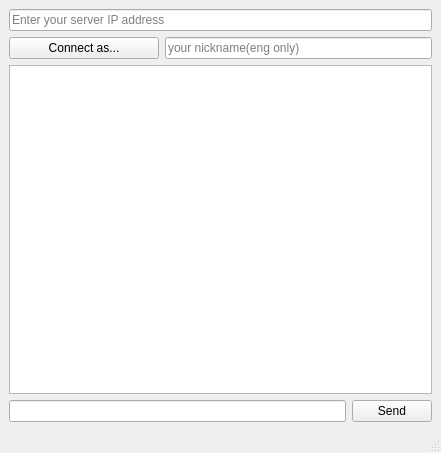
<?xml version="1.0" encoding="UTF-8"?>
<ui version="4.0">
 <class>MainWindow</class>
 <widget class="QMainWindow" name="MainWindow">
  <property name="geometry">
   <rect>
    <x>0</x>
    <y>0</y>
    <width>441</width>
    <height>453</height>
   </rect>
  </property>
  <property name="windowTitle">
   <string>MainWindow</string>
  </property>
  <widget class="QWidget" name="centralwidget">
   <layout class="QGridLayout" name="gridLayout">
    <item row="0" column="0">
     <layout class="QVBoxLayout" name="verticalLayout_2">
      <item>
       <widget class="QLineEdit" name="hostAddress">
        <property name="text">
         <string/>
        </property>
        <property name="placeholderText">
         <string>Enter your server IP address</string>
        </property>
        <property name="clearButtonEnabled">
         <bool>true</bool>
        </property>
       </widget>
      </item>
     </layout>
    </item>
    <item row="1" column="0">
     <layout class="QVBoxLayout" name="verticalLayout_3">
      <item>
       <layout class="QHBoxLayout" name="horizontalLayout">
        <item>
         <widget class="QPushButton" name="pushButton">
          <property name="minimumSize">
           <size>
            <width>150</width>
            <height>0</height>
           </size>
          </property>
          <property name="maximumSize">
           <size>
            <width>80</width>
            <height>16777215</height>
           </size>
          </property>
          <property name="text">
           <string>Connect as...</string>
          </property>
         </widget>
        </item>
        <item>
         <widget class="QLineEdit" name="username">
          <property name="inputMask">
           <string/>
          </property>
          <property name="text">
           <string/>
          </property>
          <property name="placeholderText">
           <string>your nickname(eng only)</string>
          </property>
          <property name="clearButtonEnabled">
           <bool>true</bool>
          </property>
         </widget>
        </item>
       </layout>
      </item>
     </layout>
    </item>
    <item row="2" column="0">
     <layout class="QVBoxLayout" name="verticalLayout_4">
      <item>
       <widget class="QTextBrowser" name="otherMsgs"/>
      </item>
     </layout>
    </item>
    <item row="3" column="0">
     <layout class="QGridLayout" name="gridLayout_2">
      <item row="0" column="0">
       <layout class="QGridLayout" name="gridLayout_3">
        <item row="0" column="0">
         <widget class="QLineEdit" name="userMsg">
          <property name="clearButtonEnabled">
           <bool>true</bool>
          </property>
         </widget>
        </item>
        <item row="0" column="1">
         <widget class="QPushButton" name="sendBtn">
          <property name="text">
           <string>Send</string>
          </property>
          <property name="icon">
           <iconset>
            <normaloff>../Загрузки/sendMsg.png</normaloff>
            <activeoff>../Загрузки/sendedMsg.png</activeoff>
            <activeon>../Загрузки/sendMsg.png</activeon>
            <selectedoff>../Загрузки/sendMsg.png</selectedoff>../Загрузки/sendMsg.png</iconset>
          </property>
         </widget>
        </item>
       </layout>
      </item>
     </layout>
    </item>
   </layout>
  </widget>
  <widget class="QMenuBar" name="menubar">
   <property name="geometry">
    <rect>
     <x>0</x>
     <y>0</y>
     <width>441</width>
     <height>17</height>
    </rect>
   </property>
  </widget>
  <widget class="QStatusBar" name="statusbar"/>
 </widget>
 <resources/>
 <connections/>
</ui>
